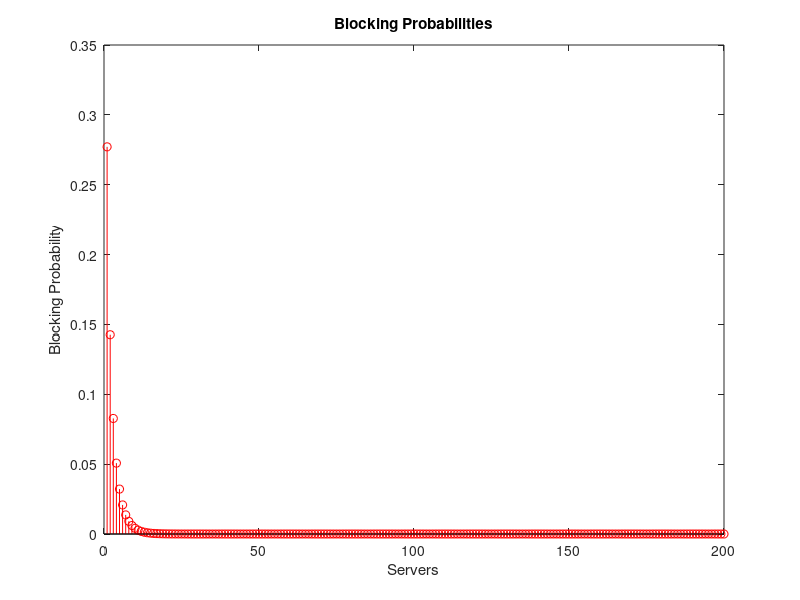

This chart was generated by the following MATLAB code:
clc;
clear all;
close all;
pkg load queueing;

function res = erlangb_factorial(r,c)
  s = 0;
  for k = 0:1:c
    s += (power(r,k)/factorial(k));
  endfor
  res = (power(r,c)/factorial(c))/s;
end

function res = erlangb_iterative (r,c)
  res = 1;
  for i = 0:1:c
    res = ((r*res)/((r*res)+i));
  endfor
end

printf("erlangb_factorial(13,13) = %d\n", erlangb_factorial(13,13));
printf("erlangb(13,13)           = %d\n", erlangb(13,13));
printf("erlangb_iterative(13,13) = %d\n", erlangb_iterative(13,13));

printf("erlangb_factorial(1024,1024) = %d\n", erlangb_factorial(1024,1024));
printf("erlangb_iterative(1024,1024) = %d\n", erlangb_iterative(1024,1024));

P = zeros(0,200);

for i = 1:1:200
  P(i) = erlangb_iterative (i * (23/60),i);
endfor

figure(1);
stem(P, 'r', "linewidth", 0.4);
title("Blocking Probabilities");
xlabel("Servers");
ylabel("Blocking Probability");
